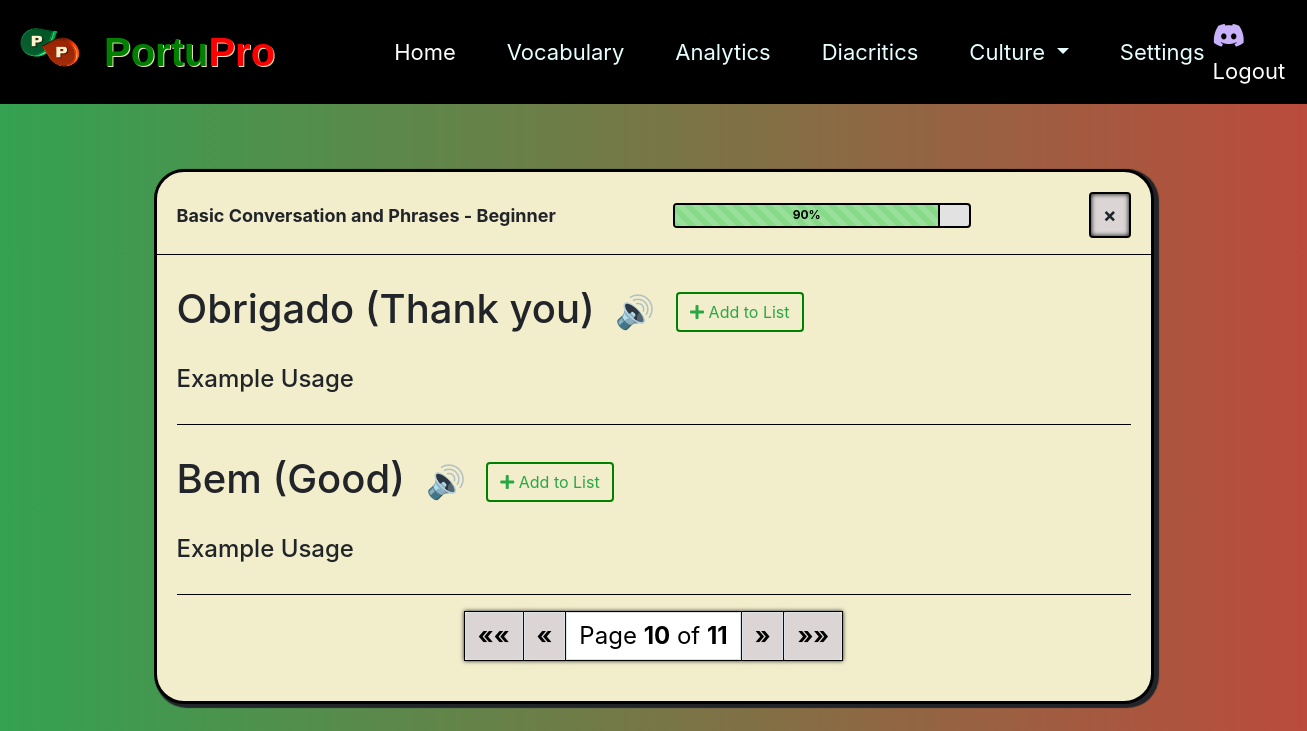
Page /lesson/1/ (signed in) on the earlier database version.
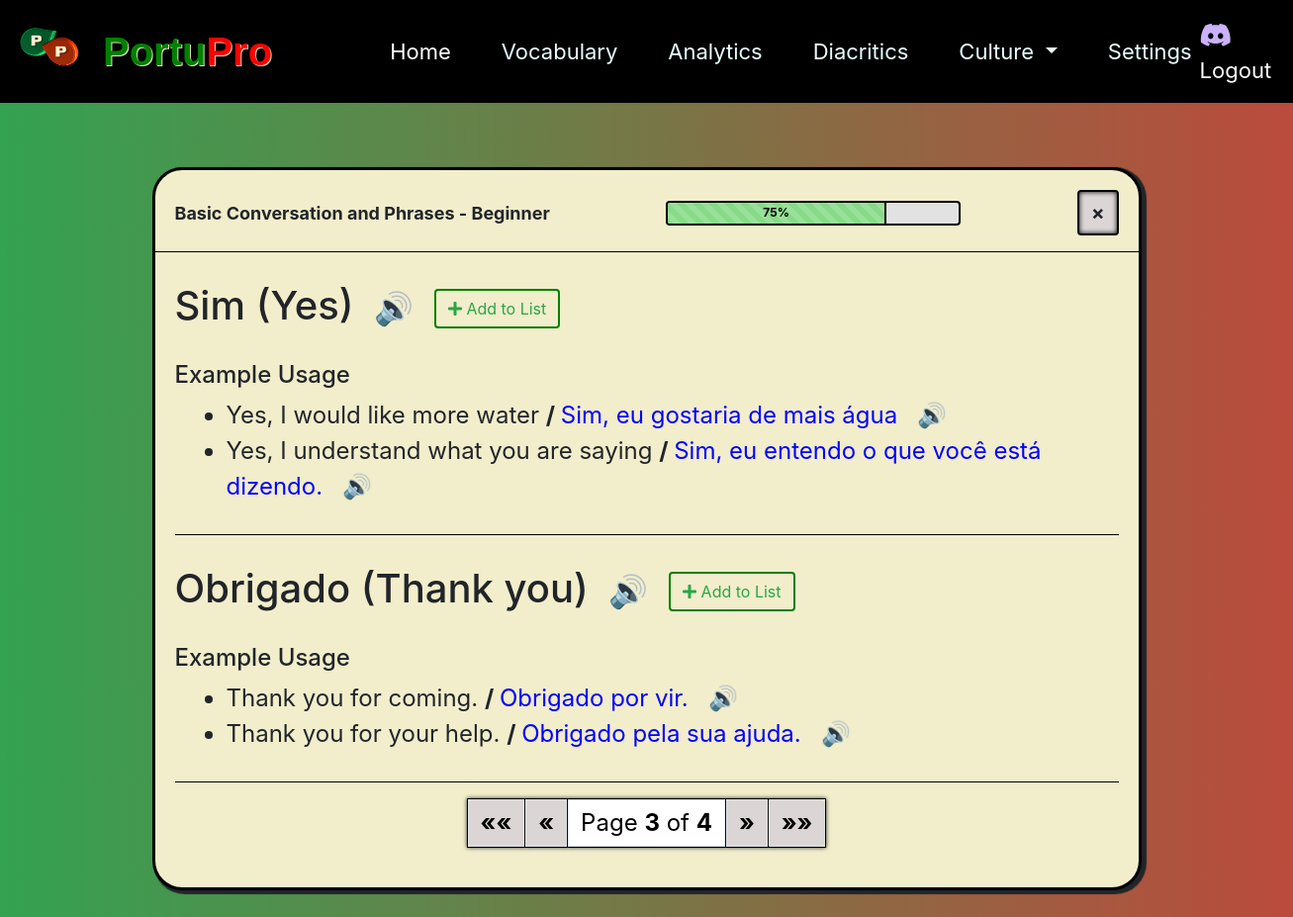
Same page on the later database version.
### mainsite/models.py (models this page shows, shortened)
class Word(models.Model):
    portuguese_word = models.CharField(max_length=255)
    english_translation = models.CharField(max_length=255)
    lesson = models.ForeignKey('Lesson', on_delete=models.CASCADE, blank=True, null=True)
    class Meta:
        ordering = ['id']

class ExampleUsage(models.Model):
    word = models.ForeignKey(Word, on_delete=models.CASCADE, related_name='example_usages')
    english_usage = models.TextField()
    portuguese_usage = models.TextField()

### mainsite/views.py (the view)
# urls.py: path('lesson/<int:lesson_id>/', views.lesson, name='lesson'),
@login_required
def lesson(request, lesson_id):
    proficiency_dict = {
        '1': 'Beginner',
        '2': 'Intermediate',
        '3': 'Advanced'
    }
    lesson = Lesson.objects.get(unit_id=lesson_id, difficulty=proficiency_dict[str(request.user.proficiency_level)])
    words_list = lesson.word_set.all()
    default = 1
    if UserAttempts.objects.filter(lesson=lesson, user=request.user).exists():
        default = int(UserAttempts.objects.filter(lesson=lesson, user=request.user)[0].pages_covered)
    words_per_page = 2
    page = request.GET.get('page', default)  # Default to the first page
    paginator = Paginator(words_list, words_per_page)
    try:
        words = paginator.page(page)
    except PageNotAnInteger:
        words = paginator.page(1)
    except EmptyPage:
        words = paginator.page(paginator.num_pages)
    percent_complete = int((int(page)/paginator.num_pages)*100)
    if not UserAttempts.objects.filter(lesson=lesson, user=request.user).exists():
        UserAttempts.objects.create(lesson=lesson, user=request.user, pages_covered=0)
    else:
        user_attempt = UserAttempts.objects.get(lesson=lesson, user=request.user)
        user_attempt.pages_covered = int(page)
        user_attempt.save()
    example_usages_1 = words[0].example_usages.all()
    word_1_usages = []
    word_1_usages.append(example_usages_1)
    try:
        example_usages_2 = words[1].example_usages.all()
    except:
        example_usages_2 = []
    word_2_usages = []
    word_2_usages.append(example_usages_2)
    unit_obj = Unit.objects.get(id=lesson_id)
    return render(request, 'mainsite/lesson.html', {
        'lesson': lesson, 'words': words, 'word_1_usages':word_1_usages, 'word_2_usages':word_2_usages,
        'percent_complete': percent_complete, 'unit_id': lesson_id, 'unit_name': unit_obj.name,
        'difficulty': proficiency_dict[str(request.user.proficiency_level)]
    })

### templates/mainsite/lesson.html (shortened to what the changed rows need)
{% load static %}
<!DOCTYPE html>
<html lang="en">
<head>
<link rel="stylesheet" href="https://stackpath.bootstrapcdn.com/bootstrap/4.3.1/css/bootstrap.min.css">
<link rel="stylesheet" href="https://use.fontawesome.com/releases/v5.15.3/css/all.css">
<link rel="stylesheet" href="{% static 'dashboard.css' %}">
</head>
<body>
  {% include 'mainsite/navbar.html' %}
  <div class="container">
    <div class="quiz-container">
      <div class="d-flex justify-content-between align-items-center mb-3">
        <div class="progress" style="width: 30%;">
          <div class="progress-bar progress-bar-striped" role="progressbar" style="width: {{ percent_complete }}%;" data-toggle="tooltip" data-placement="top" title="For Quiz 2" aria-valuenow="{{percent_complete}}" aria-valuemin="0" aria-valuemax="100">{{percent_complete}}%</div>
        </div>
    </div>
    <div class="lesson-content" style="margin: 20px;">
      <form>
        {% for word in words %}
        <div class="word-header" style="margin-top: 30px;">
          <h1><span class="notranslate">{{word.portuguese_word}}</span> ({{word.english_translation}})
              <button class="sound-button" id="speakBtn" style="font-size:32px" onclick="convertTextToSpeech('{{word.portuguese_word}}')">🔊</button>
              <button class="btn btn-outline-success plus-button" id="plusBtn" data-word-id="{{ word.id }}"><i class="fas fa-plus"></i>    Add to List</button>
          </h1><br>
        </div>
        <div class="example-usage">
          <h4>Example Usage</h4>
          <ul>
            {% for usage in word.example_usages.all %}
            <li style="font-size:24px; margin-left: 12px;"> {{usage.english_usage}} <b>   /   </b> <span class="notranslate" style="color:blue">{{usage.portuguese_usage}}</span><button class="sound-button" id="speakBtn" onclick="convertTextToSpeech('{{usage.portuguese_usage}}')" style="font-size: 24px; margin-left: 20px;">🔊</button></li>
            {% endfor %}
          </ul>
          </div>
        <hr style="margin-top:30px">
        {% endfor %}
        <div id="pagination_box">
          <nav id="pagination-nav" aria-label="Page navigation example">
            <ul class="pagination justify-content-center">
              <li class="page-item disabled">
                <span class="page-link" style="background-color: rgb(255, 255, 255); font-size:24px; color: black;">Page <b>{{ words.number }}</b> of <b>{{ words.paginator.num_pages }}</b></span>
              </li>
            </ul>
          </nav>
        </div>
      </form>
      </div>
    </div>
  </div>
</body>
</html>

Differences in the rows shown:
no longer on this page (row unchanged): Word: portuguese_word "Bem", english_translation "Good"
now on this page (row unchanged): Word: portuguese_word "Sim", english_translation "Yes"
added ExampleUsage: english_usage "Yes, I would like more water", portuguese_usage "Sim, eu gostaria de mais água", shown under "Sim"
added ExampleUsage: english_usage "Yes, I understand what you are saying", portuguese_usage "Sim, eu entendo o que você está dizendo.", shown under "Sim"
added ExampleUsage: english_usage "Thank you for coming.", portuguese_usage "Obrigado por vir.", shown under Word "Obrigado"
added ExampleUsage: english_usage "Thank you for your help.", portuguese_usage "Obrigado pela sua ajuda.", shown under Word "Obrigado"
Other differences:
{{ percent_complete }}: 90 → 75 (drawn)
{{ percent_complete }}: "90" → "75"
{{ words.number }}: "10" → "3"
{{ words.paginator.num_pages }}: "11" → "4"
